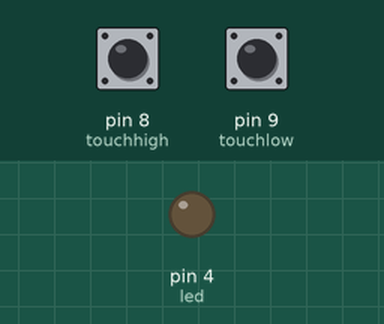
Recording of a sketch running on a simulated Arduino Uno, built with avr-gcc and run on an emulated ATmega328P. Parts: output pins drawn as LEDs (lit = HIGH). Inputs (shaded band) come from the test bench; at power-on: pin 9 (touchlow) LOW, pin 8 (touchhigh) LOW.

Above: at 1.2 s.
1.3 s: pin 9 (touchlow) pulled HIGH for 0.15 s
At 2.4 s:
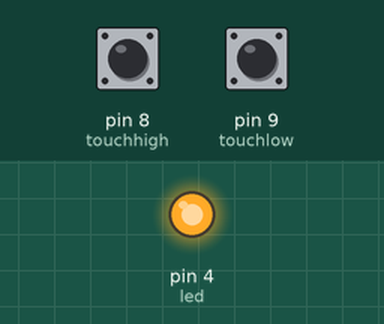
2.9 s: pin 9 (touchlow) pulled HIGH for 3.2 s
At 5.2 s:
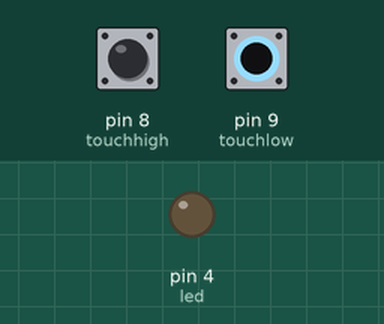
7.6 s: pin 9 (touchlow) pulled HIGH for 1 s
At 8.8 s:
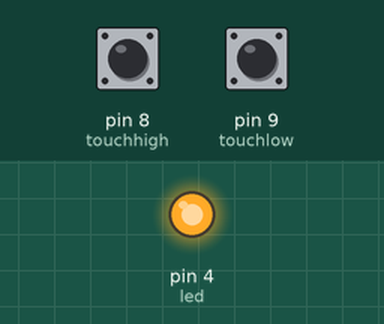
Timing chart, 0 to 10.6 s (numbered marks = the images above; inputs shaded):
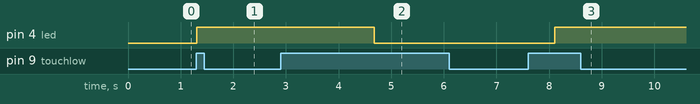

The sketch:

v25-tuning.ino.ino
```cpp
int led = 4;
int touchhigh = 8;
int touchlow = 9;
int pwmsignal;
int value = 1;

void setup() {

pinMode (led, OUTPUT ); //LED
pinMode (touchhigh, INPUT); // Touchsensor 1     pin in und out festlegung
pinMode (touchlow, INPUT); // Touchsensor 2
}

void loop() {

if (digitalRead (touchhigh) == HIGH && digitalRead (touchlow) == HIGH){
  digitalWrite (led, 0);
  delay (500);
}

delay (5);

if (digitalRead (touchhigh) == HIGH){
  if (pwmsignal >= 255){
    analogWrite (led, pwmsignal);
    pwmsignal = 0;
    delay (5);
  }
  else
  pwmsignal = pwmsignal + value;
  analogWrite (led, pwmsignal);
  //wenn gehlten wird dann nächste funktion
}

delay (5);

if (digitalRead (touchlow) == HIGH){
  if (pwmsignal == 0){
    pwmsignal = 255;
    analogWrite (led, pwmsignal);
    delay (5);
    }
    else
    pwmsignal = pwmsignal - value;
    analogWrite (led, pwmsignal);
}

delay (5);


}
```

Measured:
- after the input at 1.3 s, pin 4 (led): LOW → HIGH at once
- after the input at 2.9 s, pin 4 (led): HIGH → LOW after 1.8 s
- after the input at 7.6 s, pin 4 (led): LOW → HIGH after 0.50 s
